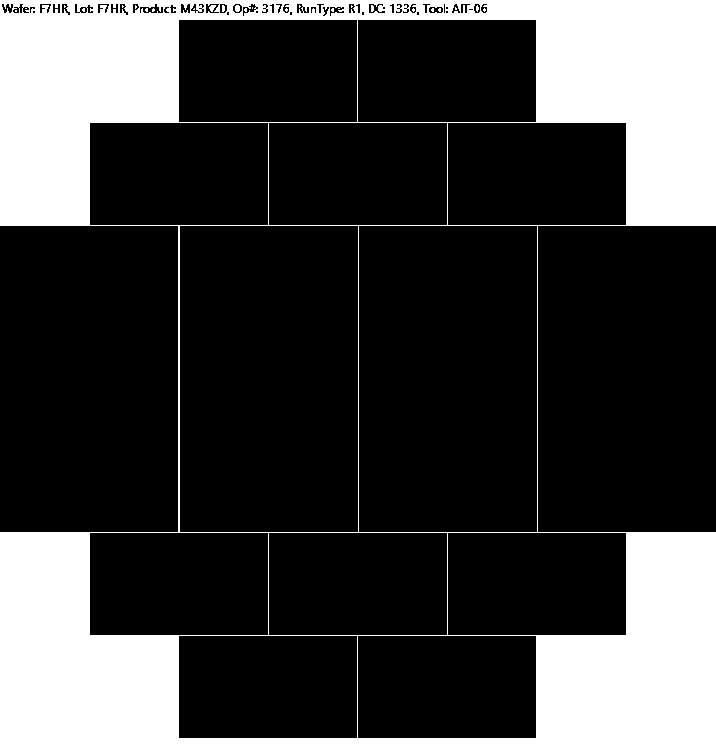
#> input picture experiment/edge2/expand_mask.png, 716 x 748 px
$ python edge_experiment3.py experiment/edge2/expand_mask.png   (older library calls are emulated)
#> lines starting #> are read from the running program, lines starting #| are printed output that depends on the picture; after the words box and inside, x2 and y2 are one past the last pixel; in counts of white or black regions, pixels touching at a corner belong together
#!/usr/bin/env python3
"""
edge_experiment_v2_expand.py

Same as your v2, plus an optional "expand (dilate) k×k" step BEFORE resizing
to help 1px features survive downsampling.

Example:
  python edge_experiment_v2_expand.py data/Op3176_DefectMap/image.png \
      --output_dir experiment/edge2 --img_size 128 \
      --canny_low 20 --canny_high 60 \
      --expand_k 4 --expand_iter 1 --expand_thresh -1 --expand_dark 0 \
      --morph_ksize 3
"""

import os
import cv2
import argparse
import numpy as np


def ensure_dir(path: str):
    os.makedirs(path, exist_ok=True)

def save_gray(path: str, img: np.ndarray):
    img8 = np.clip(img, 0, 255).astype(np.uint8)
    cv2.imwrite(path, img8)

def sobel_mag(gray: np.ndarray, ksize: int = 3) -> np.ndarray:
    gx = cv2.Sobel(gray, cv2.CV_64F, 1, 0, ksize=ksize)
    gy = cv2.Sobel(gray, cv2.CV_64F, 0, 1, ksize=ksize)
    mag = cv2.magnitude(gx, gy)
    return cv2.convertScaleAbs(mag)

def scharr_mag(gray: np.ndarray) -> np.ndarray:
    gx = cv2.Scharr(gray, cv2.CV_64F, 1, 0)
    gy = cv2.Scharr(gray, cv2.CV_64F, 0, 1)
    mag = cv2.magnitude(gx, gy)
    return cv2.convertScaleAbs(mag)

def laplacian_edges(gray: np.ndarray, ksize: int = 3) -> np.ndarray:
    lap = cv2.Laplacian(gray, cv2.CV_64F, ksize=ksize)
    return cv2.convertScaleAbs(lap)

def morph_gradient(bin_img: np.ndarray, ksize: int = 3) -> np.ndarray:
    kernel = cv2.getStructuringElement(cv2.MORPH_RECT, (ksize, ksize))
    dil = cv2.dilate(bin_img, kernel)
    ero = cv2.erode(bin_img, kernel)
    return cv2.absdiff(dil, ero)

def draw_contours_from_binary(bin_img: np.ndarray, thickness: int = 1) -> np.ndarray:
    contours, _ = cv2.findContours(bin_img, cv2.RETR_EXTERNAL, cv2.CHAIN_APPROX_SIMPLE)
    edge = np.zeros_like(bin_img)
    cv2.drawContours(edge, contours, -1, color=255, thickness=thickness)
    return edge


def main():
    parser = argparse.ArgumentParser(description="Edge detection experiment on a wafer image (v2 + expand)")
    parser.add_argument("input_image", help="Path to input wafer image (grayscale or RGB)")
    parser.add_argument("--output_dir", default="experiment/edge3", help="Directory to save outputs")
    parser.add_argument("--img_size", type=int, default=128, help="Downsample target size (H=W=img_size)")
    parser.add_argument("--canny_low", type=int, default=50, help="Canny low threshold")
    parser.add_argument("--canny_high", type=int, default=150, help="Canny high threshold")
    parser.add_argument("--blur", type=float, default=0.0,
                        help="Optional Gaussian blur sigma before edges (0 = off).")
    parser.add_argument("--morph_ksize", type=int, default=3, help="Kernel size for morphological gradient")
    parser.add_argument("--binary_thresh", type=int, default=0,
                        help="If >0, threshold value (0-255) to make a binary mask for morph/contours.")

    # NEW: expand (dilate) options
    parser.add_argument("--expand_k", type=int, default=0,
                        help="If >0, expand (dilate) with k×k kernel BEFORE resizing (e.g., 3,4,5). 0 = off.")
    parser.add_argument("--expand_iter", type=int, default=1, help="Dilation iterations for expand step.")
    parser.add_argument("--expand_thresh", type=int, default=-1,
                        help="Threshold for expand mask. -1 = Otsu (auto). Otherwise use 0..255.")
    parser.add_argument("--expand_dark", type=int, default=0,
                        help="Set 1 if defects are darker than background (uses THRESH_BINARY_INV).")
    args = parser.parse_args()

    ensure_dir(args.output_dir)

    # 1) Load grayscale
    src = cv2.imread(args.input_image, cv2.IMREAD_GRAYSCALE)
#> src: shape (748, 716); 25.1% white; 27 white regions (24 under 20 px), largest, box (x1, y1, x2, y2) and area: (0, 0, 716, 748) 134150, (209, 5, 216, 12) 31, (235, 5, 240, 12) 31
    if src is None:
        raise FileNotFoundError(f"Could not load image: {args.input_image}")

    # 2) Optional EXPAND (dilate) BEFORE resizing (helps thin features survive)
    pre = src.copy()
    if args.expand_k > 0:
        if args.expand_thresh < 0:
            # Otsu auto threshold; invert if defects are darker
            tflag = cv2.THRESH_BINARY_INV if args.expand_dark else cv2.THRESH_BINARY
            _, mask = cv2.threshold(src, 0, 255, tflag + cv2.THRESH_OTSU)
        else:
            tflag = cv2.THRESH_BINARY_INV if args.expand_dark else cv2.THRESH_BINARY
            _, mask = cv2.threshold(src, args.expand_thresh, 255, tflag)

        kernel = cv2.getStructuringElement(cv2.MORPH_RECT, (args.expand_k, args.expand_k))
        dil = cv2.dilate(mask, kernel, iterations=args.expand_iter)

        # Keep original grayscale, just thicken the "on" regions (safer than replacing everything)
        pre = cv2.max(src, dil)

        save_gray(os.path.join(args.output_dir, f"expand_mask.png"), mask)
        save_gray(os.path.join(args.output_dir, f"expand_dilated.png"), dil)
        save_gray(os.path.join(args.output_dir, f"pre_after_expand.png"), pre)

    # 3) Optional pre-blur (after expand, before resize)
    if args.blur > 0:
        k = max(3, int(2 * round(3 * args.blur) + 1))  # odd kernel ≈ 6σ
        pre_blur = cv2.GaussianBlur(pre, (k, k), sigmaX=args.blur, sigmaY=args.blur)
    else:
        pre_blur = pre

    # 4) Downsample (bilinear + nearest) to visualize resampling effects
    size = (args.img_size, args.img_size)
    down_bilinear = cv2.resize(pre_blur, size, interpolation=cv2.INTER_LINEAR)
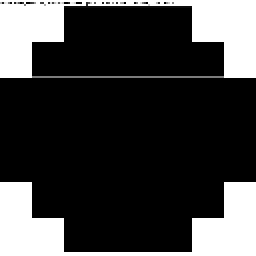
#> down_bilinear: shape (128, 128) (shown 2 times larger); min 0, max 255, mean 62.9
    down_nearest  = cv2.resize(pre_blur, size, interpolation=cv2.INTER_NEAREST)
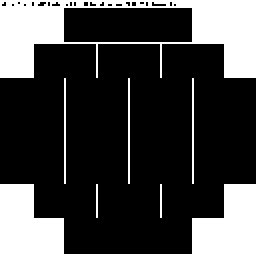
#> down_nearest: shape (128, 128) (shown 2 times larger); 26.2% white; 7 white regions (2 under 20 px), largest, box (x1, y1, x2, y2) and area: (0, 0, 128, 39) 2259, (0, 92, 128, 128) 1841, (32, 39, 33, 92) 53, (64, 39, 65, 92) 53, (96, 39, 97, 92) 53

    save_gray(os.path.join(args.output_dir, "downsized_bilinear.png"), down_bilinear)
    save_gray(os.path.join(args.output_dir, "downsized_nearest.png"),  down_nearest)

    # 5) Use bilinear version for edge comparisons (matches your v2)
    work = down_bilinear

    # 6) Edge methods
    canny = cv2.Canny(work, args.canny_low, args.canny_high)
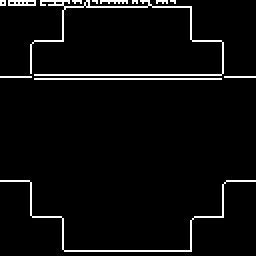
#> canny: shape (128, 128) (shown 2 times larger); 4.3% white in thin lines or dots
    sobel = sobel_mag(work, ksize=3)
#> in sobel_mag, `gx = cv2.Sobel(gray, cv2.CV_64F, 1, 0, ksize=ksize)`:
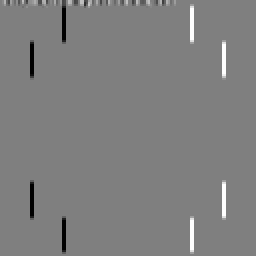
#> gx: shape (128, 128) float64 (shown 2 times larger); min -1020, max 1020, mean 0.1; drawn with min black and max white
#> in sobel_mag, `gy = cv2.Sobel(gray, cv2.CV_64F, 0, 1, ksize=ksize)`:
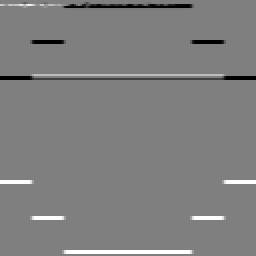
#> gy: shape (128, 128) float64 (shown 2 times larger); min -1020, max 1020, mean 2.2; drawn with min black and max white
#> in sobel_mag, `return cv2.convertScaleAbs(mag)`:
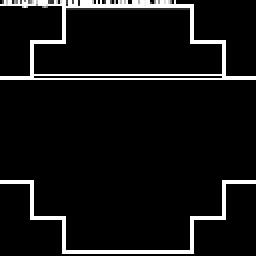
#> returned value: shape (128, 128) (shown 2 times larger); min 0, max 255, mean 17.9
    lap   = laplacian_edges(work, ksize=3)
#> in laplacian_edges, `lap = cv2.Laplacian(gray, cv2.CV_64F, ksize=ksize)`:
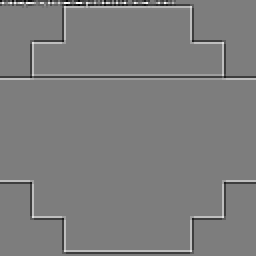
#> lap: shape (128, 128) float64 (shown 2 times larger); min -1992, max 2040, mean -2.3; drawn with min black and max white
    scharr= scharr_mag(work)

    save_gray(os.path.join(args.output_dir, "canny.png"), canny)
    save_gray(os.path.join(args.output_dir, "sobel.png"), sobel)
    save_gray(os.path.join(args.output_dir, "laplacian.png"), lap)
    save_gray(os.path.join(args.output_dir, "scharr.png"), scharr)

    # 7) Optional binary-based methods (better for strict 0/1 masks)
    if args.binary_thresh > 0:
        _, bin_img = cv2.threshold(work, args.binary_thresh, 255, cv2.THRESH_BINARY)
        save_gray(os.path.join(args.output_dir, "binary.png"), bin_img)

        grad = morph_gradient(bin_img, ksize=args.morph_ksize)
        save_gray(os.path.join(args.output_dir, "morph_gradient.png"), grad)

        cont = draw_contours_from_binary(bin_img, thickness=1)
        save_gray(os.path.join(args.output_dir, "contours.png"), cont)

    print(f"Saved results in: {os.path.abspath(args.output_dir)}")
    print("Files:")
    for f in sorted(os.listdir(args.output_dir)):
        print(" -", f)


if __name__ == "__main__":
    main()
